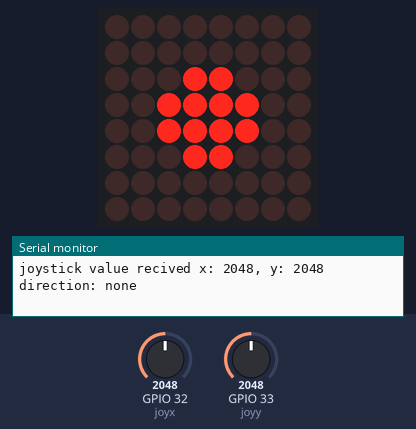
Bench run of a sketch on a simulated ESP32. Shown: 8×8 LED matrix, the last lines printed to the serial monitor. The test bench sets the inputs (shaded band); at power-on: GPIO 32 (joyx) = 2048, GPIO 33 (joyy) = 2048.

Above: at 1.3 s.
1.4 s: GPIO 32 (joyx) set to 330
2.9 s: GPIO 32 (joyx) set to 283
At 3.4 s:
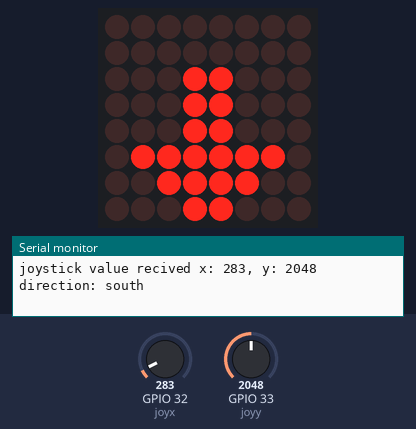
At 3.9 s:
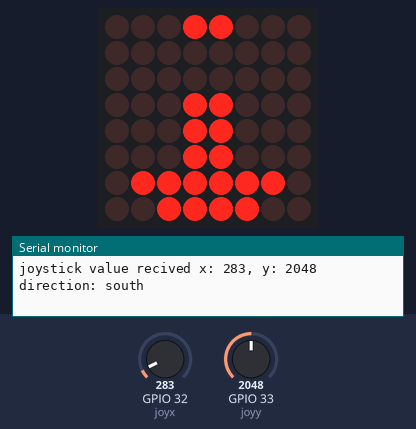
5.9 s: GPIO 33 (joyy) set to 311
8.5 s: GPIO 33 (joyy) set to 268
At 8.9 s:
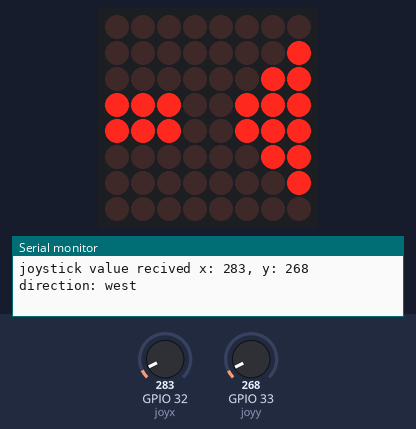
11.5 s: GPIO 32 (joyx) set to 3770
14.0 s: GPIO 32 (joyx) set to 3830
At 14.4 s:
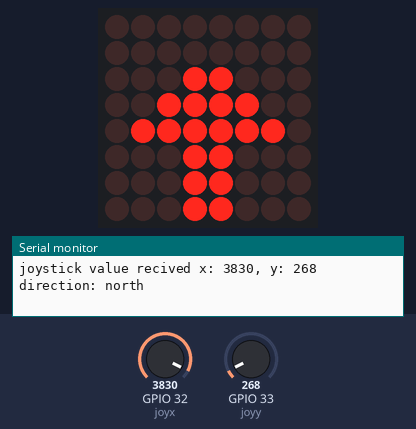
Timing chart, 0 to 17.0 s (numbered marks = the images above; inputs shaded):
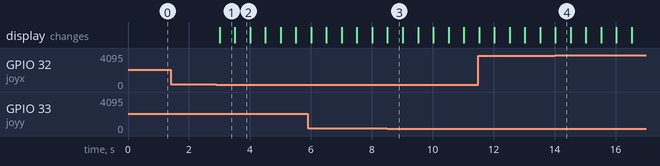

Measured:
- the behaviour switches between 300 and 299 on GPIO 32 (joyx) (found by bisection; images 0 and 1)
- the behaviour switches between 300 and 299 on GPIO 33 (joyy) (found by bisection; images 2 and 3)
- the behaviour switches between 3796 and 3797 on GPIO 32 (joyx) (found by bisection; images 3 and 4)
- after the input at 2.9 s, the display: changes after 0.11 s (image 1)
- after the input at 8.5 s, the display: changes at once (image 3)
- after the input at 14.0 s, the display: changes at once (image 4)
- what the display in image 1 shows lasts 0.5 s, from 3.0 s to 3.5 s

The sketch:

arrows.ino
```cpp
#include <MD_MAX72xx.h>
#include <SPI.h>

// Define your hardware type. Most common is FC16_HW.
// Options: GENERIC_HW, FC16_HW, PAROLA_HW, ICSTATION_HW
#define HARDWARE_TYPE MD_MAX72XX::FC16_HW
#define MAX_DEVICES 1  // Number of 8x8 matrices connected
#define CS_PIN 5       // The pin connected to CS/Load
#define joyx 32         // joystick x pin
#define joyy 33         // joystick y pin

int shift = 0;

// Initialize the library
MD_MAX72XX matrix = MD_MAX72XX(HARDWARE_TYPE, CS_PIN, MAX_DEVICES);

byte start[8] = {
  B00000000,
  B00000000,
  B00011000,
  B00111100,
  B00111100,
  B00011000,
  B00000000,
  B00000000
};


byte arr1[8] = {
  B00000000,
  B00011000,
  B00111100,
  B01111110,
  B00011000,
  B00011000,
  B00011000,
  B00000000
};


byte arr2[8] = {
  B00000000,
  B00011000,
  B00011000,
  B00011000,
  B01111110,
  B00111100,
  B00011000,
  B00000000
};

void setup() {
  matrix.begin();              // Initialize the matrix
  matrix.control(MD_MAX72XX::INTENSITY, 2); // Set brightness (0-15)
  matrix.clear();              // Clear any existing pixels
  pinMode(joyx, INPUT);
  pinMode(joyy, INPUT);
  Serial.begin(115200);

}

void loop() {
  int x = analogRead(joyx);
  int y = analogRead(joyy);
  Serial.print("joystick value recived x: ");
  Serial.print(x);
  Serial.print(", y: ");
  Serial.print(y);
  Serial.print(" direction: ");

  if (y > 3796){
    for (int col = 0; col < 8; col++) {
      matrix.setColumn(0, (8+col-shift)%8, arr1[col]);
    }
    Serial.println("east");
  }
  else if (x > 3796){
    for (int row = 0; row < 8; row++) {
      matrix.setRow(0, (8+row-shift)%8, arr1[row]);
    }
    Serial.println("north");
  }
  else if (y < 300){
    for (int col = 0; col < 8; col++) {
      matrix.setColumn(0, (col+shift)%8, arr2[col]);
    }
    Serial.println("west");
  }
  else if (x < 300){
    for (int row = 0; row < 8; row++) {
      matrix.setRow(0, (row+shift)%8, arr2[row]);
    }
    Serial.println("south");
  }
  else{
    for (int row = 0; row < 8; row++) {
      matrix.setRow(0, row, start[row]);
    }
    Serial.println("none");
    shift = 0;
  }
  shift++;
  shift%= 8;
  delay(500);
}
```
